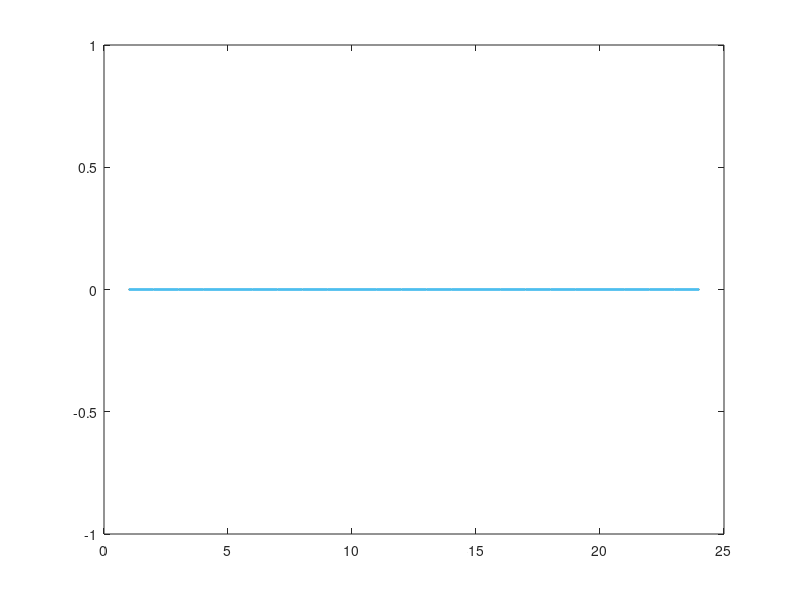

This chart was generated by the following MATLAB code: (Note: this script raises an error after producing the figure.)
%Description:
%Diurnal variations of rain rate
% History:
% 2021.09.28 by zhangtc
clear
R1 = zeros(1,24);
R2 = zeros(1,24);
R3 = zeros(1,24);
R4 = zeros(1,24);
R5 = zeros(1,24);
R6 = zeros(1,24);

file_root = 'D:\DATA\OTTParsivel\nonQC2019-\';
file_day = dir([file_root,'*.h5']);

temp_time2019 = datenum(2019,5,31);
temp_time2020 = datenum(2020,5,31);

for fnum = 1 : length(file_day)
    fname = [file_root,file_day(fnum).name];
    rainr = h5read(fname,'/RR');
    temp_t = datenum(fix(str2double(file_day(fnum).name(1:4))),...
        fix(str2double(file_day(fnum).name(5:6))),...
        fix(str2double(file_day(fnum).name(7:8))));
    temp_day = temp_t - temp_time2019;
    tempc = zeros(1440,1);
    temps = zeros(1440,1);
    if   temp_day >0 && temp_day < 732

            R1 = R1 + sum(reshape(rainr >= 0.1 & rainr < 0.5,60,24));
            R2 = R2 + sum(reshape(rainr >= 0.5 & rainr < 2.5,60,24));
            R3 = R3 + sum(reshape(rainr >= 2.5 & rainr < 10,60,24));
            R4 = R4 + sum(reshape(rainr >= 10 & rainr < 50,60,24));
            R5 = R5 + sum(reshape(rainr >= 50 & rainr < 100,60,24));
            R6 = R6 + sum(reshape(rainr >= 100,60,24));

    end
end

figure;
ax = gca;
x = 1:24;
p = plot(x,R1,x,R2,x,R3,x,R4,x,R5,x,R6,'LineWidth',2);
ax.FontSize = 10;
ax.TickLength = [0.01 0.01];
ax.LineWidth = 1.2;
ax.XLim = [1 24];
ax.XTick = 0:3:24;
ax.XTickLabel = {'0:00','3:00','6:00','9:00','12:00','15:00','18:00','21:00','24:00'};
ax.YLabel.String = 'Frequency';
legend('R1','R2','R3','R4','R5','R6','Location','northwest','NumColumns',2);
title('Diurnal variations of rainrate frequency');
set(gcf,'Position',[1,1,600,400]);
saveas(gcf,['D:\DATA\OTTParsivel\Pictures\new\','Rainrate_non.png']);
% saveas(gcf,['E:\DATA\OTTParsivel\Pictures\new\','Rainrate_non.png']);
